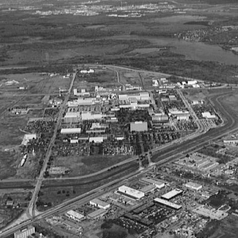
%> input picture Images/aerial_view_no_turb.tif, 238 x 238 px, shrunk from 480 x 480 before the run
$ octave Lab7.m   (GNU Octave 9; MATLAB toolbox functions it lacks are replaced by stand-ins)
%> lines starting %> are read from the running program, lines starting %| are printed output that depends on the picture
%% Part 1
clear all
close all
clc

im = imread('C:\Users\user\Documents\MATLAB\Lab Image Processing\Images\aerial_view_no_turb.tif');
%> im is the input picture: size 238x238 uint8; min 0, max 255, mean 101.2
figure, imshow(im), title('Original Image')

se = strel('square',3);
imd = imdilate(im,se);
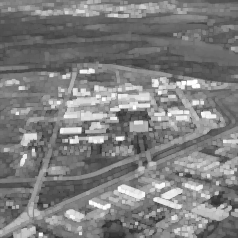
%> imd: size 238x238 uint8; min 42, max 255, mean 126.8
figure, imshow(imd), title('Dilated Image')

ime = imerode(im,se);
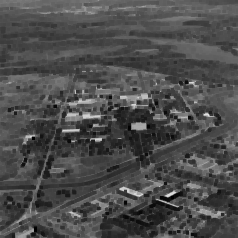
%> ime: size 238x238 uint8; min 0, max 227, mean 76.4
figure, imshow(ime), title('Eroded Image')

img = imd - ime;
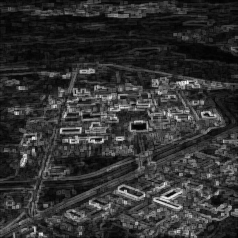
%> img: size 238x238 uint8; min 2, max 243, mean 50.4
figure, imshow(img), title('Morphological Gradient')

%% Part 2
clear all
close all
clc

%> (the run ends here)
